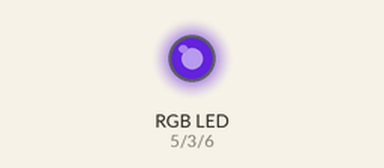
This sketch was run on a simulated Arduino Uno, built with avr-gcc and run on an emulated ATmega328P. Parts: an RGB LED mixed from three pins (HIGH = lit). Dim RGB values are drawn brighter than linear; random numbers use the default seed unless the sketch sets one.

Above: at 0.1 s.
At 4.6 s:
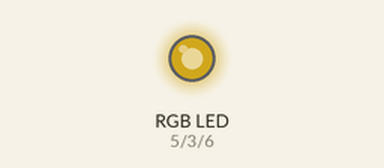
At 9.6 s:
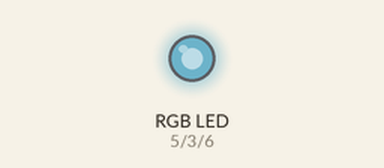
At 19.6 s:
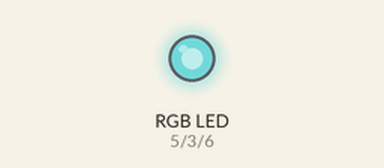
At 29.6 s:
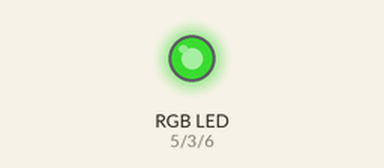
At 39.1 s:
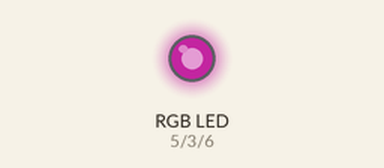
Timing chart, 0 to 40.0 s (numbered marks = the images above):
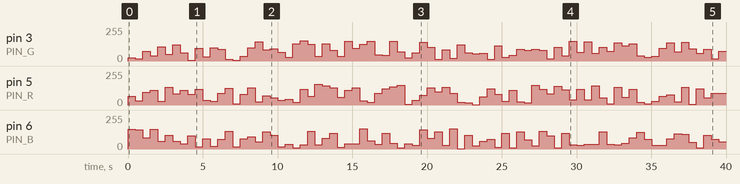

The sketch:

2023-04-29-rgb-led.ino
```cpp
// wiring: 3 separate reistors for each anode on pwm pins, cathodes together on gnd

const int PIN_R = 5;
const int PIN_B = 6;
const int PIN_G = 3;

int r = 100;
int b = 100;
int g = 100;

void setup() {
  pinMode(PIN_R, OUTPUT);
  pinMode(PIN_B, OUTPUT);
}

void loop() {
  r = random(0, 155);
  b = random(0, 155);
  g = random(0, 155);

  analogWrite(PIN_R, r);
  analogWrite(PIN_B, b);
  analogWrite(PIN_G, g);

  delay(500);
}
```

Measured:
- by itself, pin 3 (PIN_G): 0/255 → 23/255 at 0.00 s, → 17/255 0.50 s later, → 73/255 0.50 s later, → 40/255 0.50 s later, … (80 changes in this stretch)
- by itself, pin 5 (PIN_R): 0/255 → 67/255 at 0.00 s, → 33/255 0.50 s later, → 94/255 0.50 s later, → 109/255 0.50 s later, … (79 changes in this stretch)
